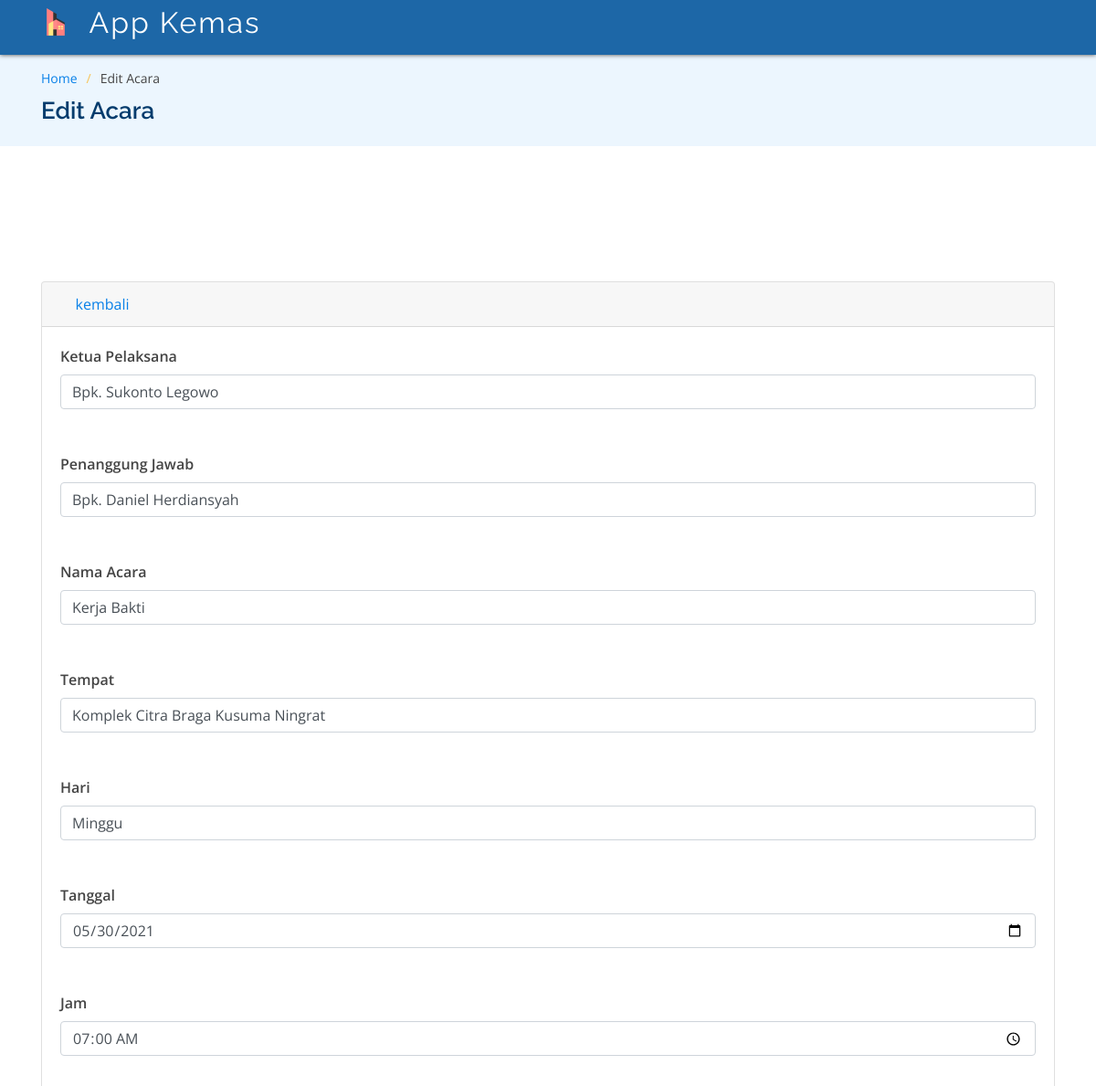
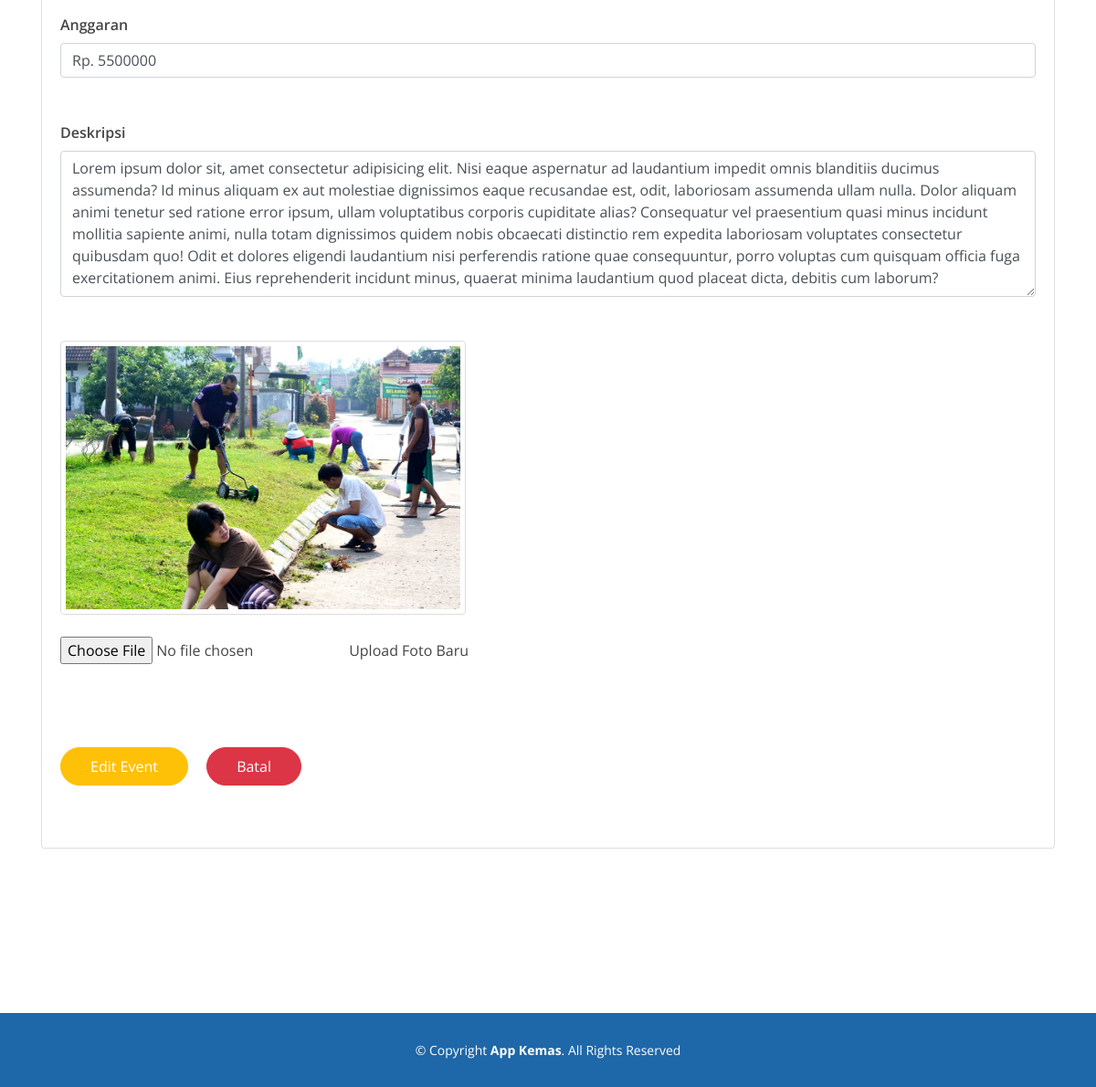
The app's page /index.php/appkemas/edit_event/8 with its own data (2 pictures, top to bottom).
### tables this page shows
CREATE TABLE `tbevent` (
  `id` int(11) NOT NULL,
  `nama_kegiatan` varchar(150) NOT NULL,
  `hari` varchar(100) NOT NULL,
  `tanggal` varchar(20) NOT NULL,
  `waktu` varchar(10) NOT NULL,
  `tempat` varchar(100) NOT NULL,
  `deskripsi` varchar(1000) NOT NULL,
  `penanggung_jawab` varchar(100) NOT NULL,
  `ketua_pelaksana` varchar(100) NOT NULL,
  `anggaran` varchar(100) NOT NULL,
  `gambar` varchar(100) NOT NULL
);

### application/controllers/appkemas.php (called while the page is built, shortened)
<?php
class Appkemas Extends CI_Controller {
    public function edit_event($id) {
        $data['title'] = 'Edit Acara';
        $where = array ('id' => $id);
        $data['tbevent'] = $this->Appmodel->edit_data($where, 'tbevent')->result();
        $this->load->view('template/head', $data);
        $this->load->view('edit_event', $data);
        $this->load->view('template/footer');
    }
}

### index.php (called while the page is built, shortened)
<?php
require_once BASEPATH.'core/CodeIgniter.php';

### application/models/Appmodel.php (called while the page is built, shortened)
<?php
class Appmodel extends CI_Model {
    function edit_data($where,$table) {
        return $this->db->get_where($table,$where);
    }
}

### application/views/edit_event.php (the view, shortened to what this page needs)
<body>
	<header id="header-tampil" class="header fixed-top">
			<div class="container d-flex align-items-center">
				<h1 class="logo mr-auto">
                    <a href="<?php echo base_url('admin/') ?>" class="scrollto"><img src="<?php echo base_url('assets/img/');?>logokemas4.png" alt="" class="img-fluid">&ensp;App Kemas</a>
				</h1>
			</div>
	</header>
		<main id="main">
			<section class="head-menu">
				<div class="container">
					<ol>
						<li><a href="<?php echo base_url('appkemas/admin') ?>">Home</a></li>
						<li>Edit Acara</li>
					</ol>
					<h2>Edit Acara</h2>
				</div>
			</section>
			<section id="buat-event" class="buat-event" data-aos="fade-up">
				<div class="container">
                <div class="card card-register mx-auto mt-5">
                    <div class="card-header">
                        <a href="<?php echo site_url('appkemas/lihat_event/') ?>"><i class="icofont-arrow-left"></i> kembali</a>
                    </div>
                    <div class="card-body">
                    <form action="<?php echo site_url('appkemas/update') ?>" method="post" enctype="multipart/form-data">
                    <?php foreach($tbevent as $tbv) : ?>
                        <div class="form-group">
                            <div class="form-label-group">
                                <label for="Ketua_pelaksana" style="font-weight:600">Ketua Pelaksana</label>
                                <input type="text" id="Ketua_pelaksana" name="ketua_pelaksana" class="form-control" value="<?php echo $tbv->ketua_pelaksana ?>">
                            </div>
                        </div>
                        <div class="form-group">
                            <div class="form-label-group">
                                <label for="Penanggung_jawab" style="font-weight:600">Penanggung Jawab</label>
                                <input type="text" id="Penanggung_jawab" name="penanggung_jawab" class="form-control" value="<?php echo $tbv->penanggung_jawab ?>">
                            </div>
                        </div>
                        <div class="form-group">
                            <div class="form-label-group">
                                <label for="Nama Kegiatan" style="font-weight:600">Nama Acara</label>
                                <input type="text" id="Nama Kegiatan" name="nama_kegiatan" class="form-control" value="<?php echo $tbv->nama_kegiatan ?>">
                            </div>
                        </div>
                        <div class="form-group">
                            <div class="form-label-group">
                                <label for="Tempat" style="font-weight:600">Tempat</label>
                                <input type="text" name="tempat" id="Tempat" class="form-control" value="<?php echo $tbv->tempat ?>"></input>
                            </div>
                        </div>
                        <div class="form-group">
                            <div class="form-label-group">
                                <label for="Hari" style="font-weight:600">Hari</label>
                                <input type="text" name="hari" id="Hari" class="form-control" value="<?php echo $tbv->hari ?>"></input>
                            </div>
                        </div>
                        <div class="form-group">
                            <div class="form-label-group">
                                <label for="Tanggal" style="font-weight:600">Tanggal</label>
                                <input type="date" id="Tanggal" name="tanggal" class="form-control" value="<?php echo $tbv->tanggal ?>">
                            </div>
                        </div>
                        <div class="form-group">
                            <div class="form-label-group">
                                <label for="Waktu" style="font-weight:600">Jam</label>
                                <input type="time" id="Waktu" name="waktu" class="form-control" value="<?php echo $tbv->waktu ?>">
                            </div>
                        </div>
                        <div class="form-group">
                            <div class="form-label-group">
                                <label for="Anggaran" style="font-weight:600">Anggaran</label>
                                <input type="text" id="Anggaran" name="anggaran" class="form-control" value="<?php echo $tbv->anggaran ?>">
                            </div>
                        </div>
                        <div class="form-group">
                            <div class="form-label-group">
                                <label for="Deskripsi" style="font-weight:600">Deskripsi</label>
                                <textarea type="text" id="Deskripsi" name="deskripsi" class="form-control" style="height:10rem;"><?php echo $tbv->deskripsi ?></textarea>
                            </div>
                        </div>
                        <div>
                            <img style="border: 1px solid #ddd;border-radius: 4px;padding: 5px;" src='<?= base_url()?>assets/gambar/<?=$tbv->gambar; ?>' height="300" widht="450">
                        </div>
                        <br>
                        <div class="form-group">
                            <div class="form-row">
                                <div class="col-md-6">
                                    <div class="form-label-group">
                                        <input type="file" name="gambar" palceholder="Foto" required>
                                        <label for="foto">Upload Foto Baru</label>
                                    </div>
                                </div>
                                <div class="col-md-6">
                            </div>
                        </div>
                        <div class="button-register">
                            <button type ="submit" class="btn btn-warning" style="color: #ffff;" onclick="
                                    return confirm('Edit Acara?')" onclick="document.location='update_event'">Edit Event</button>&emsp;
                            <button type ="reset" class="btn btn-danger">Batal</button>
                        </div>
                    <?php endforeach; ?>
                    </form>
                    </div>
                </div>
				</div>
			</section>
		</main>
</body>

### assets/css/stylees1.css (style rules this page uses)
body { font-family: "Open Sans", sans-serif; color: #444444; }
a { color: #0880e8; }
h1, h2, h3, h4, h5, h6 { font-family: "Raleway", sans-serif; }
#header-tampil { height: 60px; font-size: 14px; }
#header-tampil { background: rgb(5, 87, 158, 0.9); transition: all 0.5s; z-index: 997; padding-top: 0.5rem; box-shadow: 0rem 0rem 0.3rem 0rem; }
#header-tampil .logo { font-size: 32px; margin: 0; padding: 0; line-height: 1; font-weight: 400; letter-spacing: 2px; }
#header-tampil .logo a { color: #fff; }
#header-tampil .logo img { max-height: 40px; padding-bottom: 0.5rem; }
.button-register { margin-top: 8%; }
.button-register .btn-primary, .button-register .btn-danger, .button-register .btn-warning { padding: 12px 32px; border-radius: 50px; transition: 0.5s; line-height: 1; }
section { padding: 60px 0; overflow: hidden; }
.head-menu { padding: 15px 0; background: #ecf6fe; margin-top: 5%; margin-bottom: 5%; }
.head-menu h2 { font-size: 26px; font-weight: 600; color: #043c6d; }
.head-menu ol { display: flex; flex-wrap: wrap; list-style: none; padding: 0 0 10px 0; margin: 0; font-size: 14px; }
.head-menu ol li + li { padding-left: 10px; }
.head-menu ol li + li::before { display: inline-block; padding-right: 10px; color: #f8c255; content: "/"; }
.form-group { padding-bottom: 2rem; }
.buat-event { padding-top: 40px; }

### records on screen
tbevent: ketua_pelaksana "Bpk. Sukonto Legowo", penanggung_jawab "Bpk. Daniel Herdiansyah", nama_kegiatan "Kerja Bakti", tempat "Komplek Citra Braga Kusuma Ningrat", hari "Minggu", tanggal "05/30/2021", waktu "07:00", anggaran "Rp. 5500000", deskripsi "Lorem ipsum dolor sit, amet consectetur adipisicing elit. Nisi eaque aspernatur ad laudantium impedit omnis blanditiis ducimus assumenda? Id minus aliquam ex aut molestiae dignissimos eaque recusandae est, odit, laboriosam assumenda ullam nulla. Dolor aliquam animi tenetur sed ratione error ipsum, ullam voluptatibus corporis cupiditate alias? Consequatur vel praesentium quasi minus incidunt mollitia sapiente animi, nulla totam dignissimos quidem nobis obcaecati distinctio rem expedita laboriosam voluptates consectetur quibusdam quo! Odit et dolores eligendi laudantium nisi perferendis ratione quae consequuntur, porro voluptas cum quisquam officia fuga exercitationem animi. Eius…", gambar (picture)
